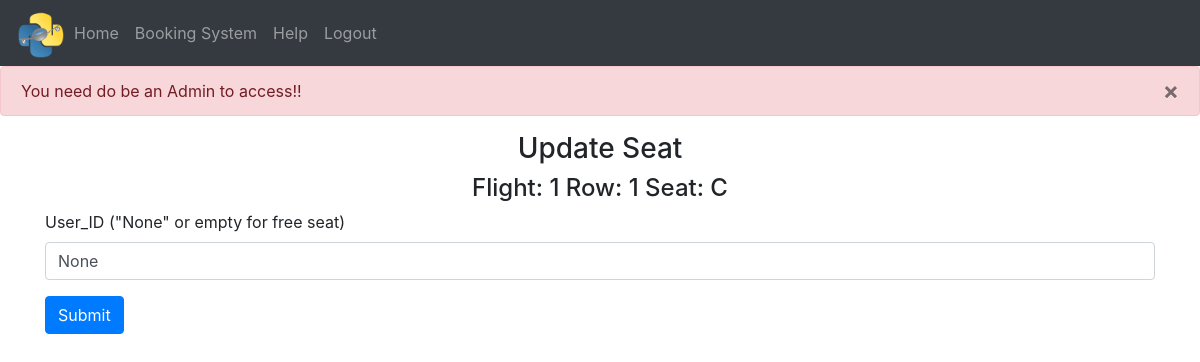
Screenshot of /admin-area/seats/update-seats/3 (signed in) with the database file from the repository.
### website/models.py (models this page shows)
class Seat(db.Model):
    id = db.Column(db.Integer, primary_key=True)
    seat_flight = db.Column(db.String(10))
    seat_row = db.Column(db.String(5))
    seat_column = db.Column(db.String(5))
    seat_status = db.Column(db.String(10))
    seat_type = db.Column(db.String(10))
    seat_unique = db.Column(db.String(20), unique=True)
    user_id = db.Column(db.Integer, db.ForeignKey('user.id'))

### website/admin.py (the view)
@admins.route('/seats/update-seats/<int:id>', methods=['GET', 'POST'])
@login_required
def update_seat(id):
    admin = admin_user_checker(current_user)
    if admin:
        seat_to_update = Seat.query.get_or_404(id)
        if request.method == 'POST':
            seat_to_update.user_id = request.form['user_id']
            if seat_to_update.user_id == '' or seat_to_update.user_id == 'None':
                seat_to_update.seat_status = 'True'
            else:
                seat_to_update.seat_status = 'False'
            try:
                db.session.commit()
                flash('Account updated!', category='success')
                return redirect('/admin-area/seats')
            except:
                flash('Account NOT updated!', category='error')
                return redirect('/admin-area/seats')
        else:
            return render_template('admin_update_seat.html', user=current_user, seat_to_update=seat_to_update)

### website/__init__.py (called while the page is built)
def create_app():
    from .views import views
    from .auth import auth
    from .admin import admins
    from .models import User, Seat
    app = Flask(__name__)
    app.config['SECRET_KEY'] = 'secret'
    app.config['SQLALCHEMY_DATABASE_URI'] = f'sqlite:///{DB_NAME}'
    app.config['FLASK_ADMIN_SWATCH'] = 'cerulean'
    app.register_blueprint(views, url_prefix='/')
    app.register_blueprint(auth, url_prefix='/')
    app.register_blueprint(admins, url_prefix='/admin-area')
    db.init_app(app)
    create_database(app)
    login_manager = LoginManager()
    login_manager.login_view = 'auth.login'
    login_manager.init_app(app)
    @login_manager.user_loader
    def load_user(id):
        return User.query.get(int(id))
    return app

### website/python_scripts.py (called while the page is built)
def admin_user_checker(current_user):
    if current_user.role == 'admin':
        return True
    else:
        flash('You need do be an Admin to access!!', category='error')
        return redirect(url_for('views.home'))

### website/templates/admin_update_seat.html
{% extends "base.html" %} {% block title %}Updating Seat{% endblock %}
{% block content %}
<form action="/admin-area/seats/update-seats/{{seat_to_update.id}}" method="POST">
  <h3 align="center">Update Seat </h3>
  <h4 align="center">Flight: {{seat_to_update.seat_flight}} Row: {{seat_to_update.seat_row}} Seat: {{seat_to_update.seat_column}} </h4>
  <div class="form-group">
    <label for="user_id">User_ID ("None" or empty for free seat)</label>
    <input
      type="text"
      class="form-control"
      id="user_id"
      name="user_id"
      value="{{ seat_to_update.user_id }}"
    />
  </div>
  <button type="submit" class="btn btn-primary">Submit</button>
</form>
{% endblock %}

### rows the page displays
Seat: seat_flight "1", seat_row "1", seat_column "C", user_id "None"

### other values shown
{{ message }} "You need do be an Admin to access!!"
